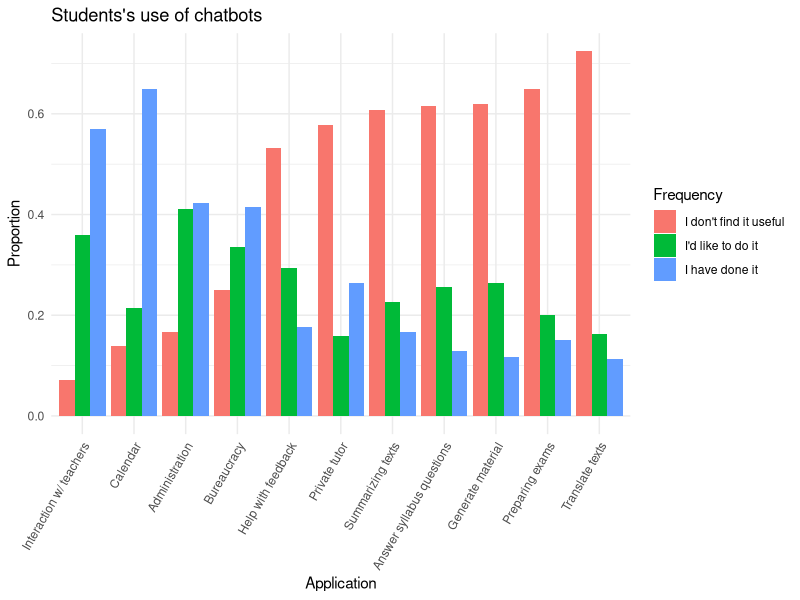

This figure's R source:
## ---- chunk 1
library(ggplot2)
library(dplyr)
library(tidyr)

frecuencias_data <- read.csv("../data/frecuencias-uso.csv", header = TRUE, na.strings="", sep = ";")

columnas <- strsplit("administrativas;burocracia;calendario;comunicacion-profesorado;feedback;generar-material;preguntas-temario;preparar-examen;profesor-particular;resumen;traduccion", ";")

resultados_uso <- data.frame( uso=character(),
                              frecuencia=character(),
                              respuestas=numeric(),
                              porcentaje = numeric() );

for ( i in columnas[[1]] ) {
  i <- gsub("-", ".", i)

  porcentajes_data <-  frecuencias_data[i] %>% drop_na() %>% group_by(.data[[i]]) %>%
  summarise(Número = n()) %>%
  mutate(Proporción = Número / sum(Número))

  porcentajes_data$Frecuencia <- factor(porcentajes_data[[i]],
                                        levels = c("No me parece útil", "Me gustaría hacerlo", "Lo he hecho"))

  for (j in levels(porcentajes_data$Frecuencia) ) {
    resultados_uso <- rbind( resultados_uso,
                             data.frame( uso = i,
                                         frecuencia = j,
                                         respuestas = sum( porcentajes_data$Número[porcentajes_data$Frecuencia == j] ),
                                         porcentaje = sum( porcentajes_data$Proporción[porcentajes_data$Frecuencia == j] )
                             )
    )
  }

}


resultados_uso$uso <- factor(resultados_uso$uso,
                             levels = resultados_uso %>%
                               filter(frecuencia == "Lo he hecho") %>%
                               arrange(porcentaje) %>% pull(uso)
                             )
translated_labels <- c("Interaction w/ teachers",
                               "Calendar",
                               "Administration",
                               "Bureaucracy",
                               "Help with feedback",
                               "Private tutor",
                               "Summarizing texts",
                       "Answer syllabus questions",
                               "Generate material",
                               "Preparing exams",
                               "Translate texts")  
ggplot(resultados_uso, aes(x=uso, fill=frecuencia, y = porcentaje)) +
  geom_bar( stat="identity", position="dodge") +
  labs(title="Students's use of chatbots", x="Application", y="Proportion", fill="Frequency") +
  scale_fill_discrete( labels = c("I don't find it useful","I'd like to do it","I have done it"))+
  scale_x_discrete( labels = translated_labels ) +
  theme_minimal() +
  theme(axis.text.x = element_text(angle = 60, hjust = 1))
## ---- chunk 2
library(knitr)
library(kableExtra)
resultados_uso$porcentaje <- NULL
resultados_uso %>%
  pivot_wider(names_from = frecuencia, values_from = respuestas) %>%
  arrange(desc(`Lo he hecho`)) %>%
  kable( digits=2,
         col.names = c("Application", "It's not useful", "I'd like to do it", "I've done it"),
         caption = "How often I have used chatbots for this purpose",
  ) %>%
  kable_styling( full_width = FALSE )
